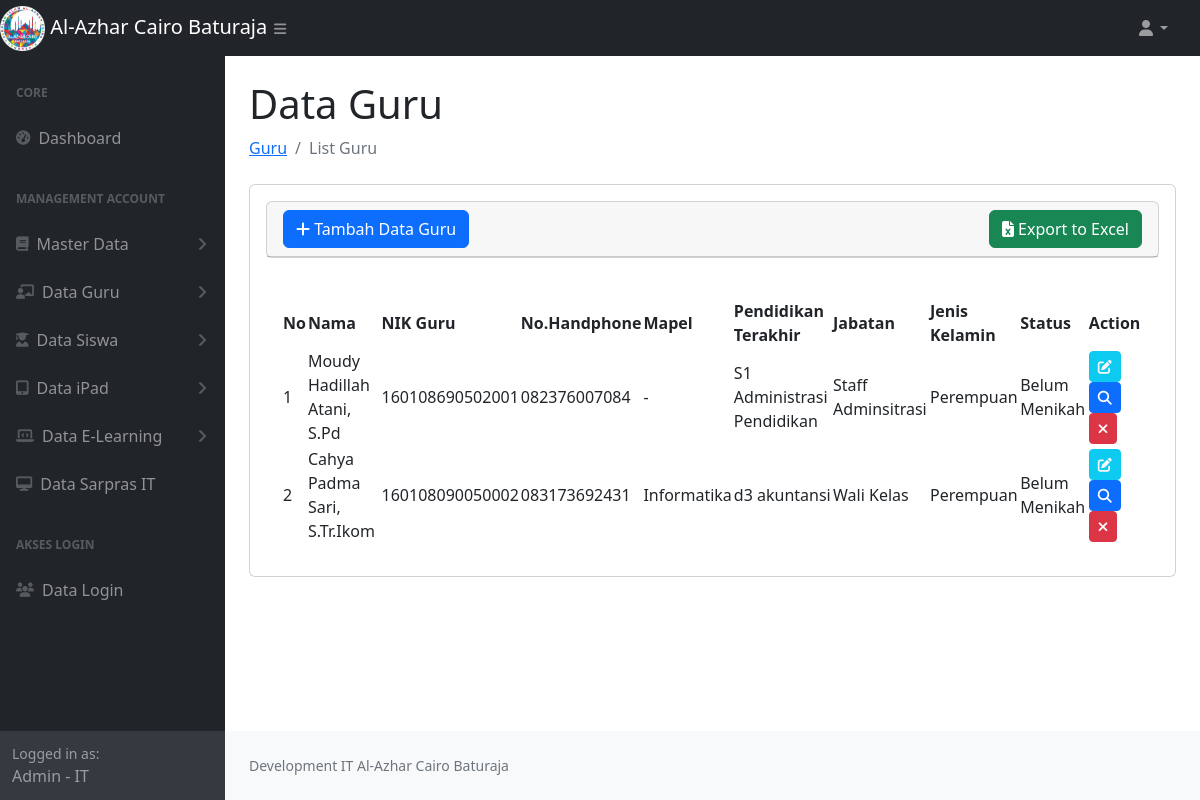
Screenshot of /data_guru.php (signed in) with the database file from the repository.
### tables this page shows
CREATE TABLE `guru` (
  `id_guru` int NOT NULL AUTO_INCREMENT,
  `nama_guru` varchar(100) NOT NULL,
  `nik_guru` varchar(50) NOT NULL,
  `mapel` varchar(50) NOT NULL,
  `pendidikan_terakhir` varchar(255) DEFAULT NULL,
  `jenis_kelamin` enum('Laki-Laki','Perempuan') DEFAULT NULL,
  `nomor_handphone` varchar(50) DEFAULT NULL,
  `jabatan` varchar(255) DEFAULT NULL,
  `status` enum('Menikah','Belum Menikah') DEFAULT NULL,
  `tempat` varchar(255) DEFAULT NULL,
  `tanggal_lahir` date DEFAULT NULL,
  `agama` varchar(255) DEFAULT NULL,
  `image` text,
  `kelas_id` bigint DEFAULT NULL,
  `tahun_ajaran` varchar(255) DEFAULT NULL,
  PRIMARY KEY (`id_guru`)
);

### data_guru.php (the view, shortened to what this page needs)
<?php
require_once 'function.php';
$role = $_SESSION['role'];
$nameRole= $_SESSION['name'];
$sql = "SELECT * FROM guru";
$stmt = $conn->prepare($sql);
$stmt->execute();
$result = $stmt->get_result();
$dataGuru = [];
while ($row = $result->fetch_assoc()) {
    $dataGuru[] = $row;
}
?>
<!DOCTYPE html>
<html lang="en">
    <head>
        <link href="https://cdn.jsdelivr.net/npm/simple-datatables@7.1.2/dist/style.min.css" rel="stylesheet" />
        <link href="css/styles.css" rel="stylesheet" />
        <link rel="stylesheet" href="https://cdnjs.cloudflare.com/ajax/libs/toastr.js/latest/toastr.css">
        <link rel="stylesheet" href="https://cdnjs.cloudflare.com/ajax/libs/font-awesome/6.7.2/css/all.min.css">
    </head>
    <body class="sb-nav-fixed">
        <nav class="sb-topnav navbar navbar-expand navbar-dark bg-dark">
            <div class="d-flex">
                <a class="navbar-brand" href="index.php">
                    <img src="assets/img/logoalazca.png" alt="Gambar" style="width:20%">
                    Al-Azhar Cairo Baturaja
                </a>
                <button class="btn btn-link btn-sm ps-5" id="sidebarToggle" href="#!"><i class="fas fa-bars"></i></button>
            </div>
            <ul class="navbar-nav ms-auto ms-md-0 me-3 me-lg-4">
                <li class="nav-item dropdown">
                    <a class="nav-link dropdown-toggle" id="navbarDropdown" href="#" role="button" data-bs-toggle="dropdown" aria-expanded="false"><i class="fas fa-user fa-fw"></i></a>
                </li>
            </ul>
        </nav>
        <div id="layoutSidenav">
            <div id="layoutSidenav_nav">
                <nav class="sb-sidenav accordion sb-sidenav-dark" id="sidenavAccordion">
                    <div class="sb-sidenav-menu">
                        <div class="nav">
                            <div class="sb-sidenav-menu-heading">Core</div>
                            <div class="nav">
                                <a class="nav-link" href="index.php">
                                    <div class="sb-nav-link-icon"><i class="fas fa-tachometer-alt"></i></div>
                                    Dashboard
                                </a>
                                <div class="sb-sidenav-menu-heading">Management Account</div>
                                <a class="nav-link collapsed" href="#" data-bs-toggle="collapse" data-bs-target="#collapseMasterData" aria-expanded="false" aria-controls="collapseMasterData">
                                    <div class="sb-nav-link-icon"><i class="fas fa-book"></i></div>
                                        Master Data
                                    <div class="sb-sidenav-collapse-arrow"><i class="fas fa-angle-down"></i></div>
                                </a>
                                <a class="nav-link collapsed" href="#" data-bs-toggle="collapse" data-bs-target="#collapseGuru" aria-expanded="false" aria-controls="collapseGuru">
                                    <div class="sb-nav-link-icon"><i class="fas fa-chalkboard-teacher"></i></div>
                                    Data Guru
                                    <div class="sb-sidenav-collapse-arrow"><i class="fas fa-angle-down"></i></div>
                                </a>
                                <a class="nav-link collapsed" href="#" data-bs-toggle="collapse" data-bs-target="#collapseSiswa" aria-expanded="false" aria-controls="collapseSiswa">
                                    <div class="sb-nav-link-icon"><i class="fas fa-user-graduate"></i></div>
                                    Data Siswa
                                    <div class="sb-sidenav-collapse-arrow"><i class="fas fa-angle-down"></i></div>
                                </a>
                                <?php if($role == 'IT'){ ?>
                                <a class="nav-link collapsed" href="#" data-bs-toggle="collapse" data-bs-target="#collapseiPad" aria-expanded="false" aria-controls="collapseiPad">
                                    <div class="sb-nav-link-icon"><i class="fas fa-tablet-alt"></i></div>
                                    Data iPad
                                    <div class="sb-sidenav-collapse-arrow"><i class="fas fa-angle-down"></i></div>
                                </a>
                                <a class="nav-link collapsed" href="#" data-bs-toggle="collapse" data-bs-target="#collapseElearning" aria-expanded="false" aria-controls="collapseElearning">
                                    <div class="sb-nav-link-icon"><i class="fas fa-laptop-code"></i></div>
                                    Data E-Learning
                                    <div class="sb-sidenav-collapse-arrow"><i class="fas fa-angle-down"></i></div>
                                </a>
                                 <a class="nav-link" href="data_sapras.php">
                                    <div class="sb-nav-link-icon">
                                        <i class="fas fa-desktop"></i>
                                    </div>
                                    Data Sarpras IT
                                </a>
                                <?php } ?>
                                <?php if($role == 'IT'){ ?>
                                <div class="sb-sidenav-menu-heading">Akses Login</div>
                                <a class="nav-link" href="data_login.php">
                                    <div class="sb-nav-link-icon"><i class="fas fa-users"></i></div>
                                    Data Login
                                </a>
                                <?php } ?>
                            </div>
                        </div>
                    </div>
                    <div class="sb-sidenav-footer">
                        <div class="small">Logged in as:</div>
                       <?= $nameRole.' - '.$role ?>
                    </div>
                </nav>
            </div>
            <div id="layoutSidenav_content">
                <main>
                    <div class="container-fluid px-4">
                        <h1 class="mt-4">Data Guru</h1>
                        <ol class="breadcrumb mb-4">
                            <li class="breadcrumb-item"><a href="data_guru.php">Guru</a></li>
                            <li class="breadcrumb-item active">List Guru</li>
                        </ol>
                        <div class="card mb-4">
                            <div class="card-body">
                        <div class="card mb-4">
                            <div class="card-header">
                                 <div class="col-lg-12 d-flex justify-content-between align-items-center">
                                        <button type="button" class="btn btn-primary" data-bs-toggle="modal" data-bs-target="#modal-create">
                                           <i class="fas fa-plus"></i> Tambah Data Guru
                                        </button>
                                        <a href="<?= 'export_guru.php' ?>" id="exportExcelBtn" class="btn btn-success">
                                           <i class="fa fa-file-excel"></i> Export to Excel
                                        </a>
                                 </div>
                            </div>
                            </div>
                            <div class="card-body">
                                <table id="datatablesSimple">
                                    <thead>
                                        <tr>
                                            <th>No</th>
                                            <th>Nama</th>
                                            <th>NIK Guru</th>
                                            <th>No.Handphone</th>
                                            <th>Mapel</th>
                                            <th>Pendidikan Terakhir</th>
                                            <th>Jabatan</th>
                                            <th>Jenis Kelamin</th>
                                            <th>Status</th>
                                            <th>Action</th>
                                        </tr>
                                    </thead>
                                    <tbody>
                                        <?php
                                            foreach ($dataGuru as $key => $data) {
                                        ?>
                                        <tr>
                                            <td><?= $key + 1; ?></td>
                                            <td><?= $data['nama_guru']; ?></td>
                                            <td><?= $data['nik_guru']; ?></td>
                                            <td><?= $data['nomor_handphone']; ?></td>
                                            <td><?= $data['mapel']; ?></td>
                                            <td><?= $data['pendidikan_terakhir']; ?></td>
                                            <td><?= $data['jabatan']; ?></td>
                                            <td><?= $data['jenis_kelamin']; ?></td>
                                            <td><?= $data['status']; ?></td>
                                            <td>
                                                <a href="javascript:void(0)" data-url="<?= 'show_guru.php' ?>" data-id="<?= $data['id_guru'] ?>" class="edit btn btn-info btn-sm text-light "> <i class="fas fa-edit"></i></a>
                                                 <a href="javascript:void(0)" data-url="<?= 'show_guru.php' ?>" data-id="<?= $data['id_guru'] ?>" class="detail btn btn-primary btn-sm"> <i class="fas fa-search"></i></a>
                                                <a href="javascript:void(0)" data-url="<?= 'delete_guru.php' ?>" data-id="<?= $data['id_guru'] ?>" class="delete btn btn-danger btn-sm"> <i class="fas fa-times"></i></a>
                                            </td>
                                        </tr>
                                        <?php
                                            }
                                        ?>
                                    </tbody>
                                </table>
                            </div>
                        </div>
                    </div>
                </main>
                <footer class="py-4 bg-light mt-auto">
                    <div class="container-fluid px-4">
                        <div class="d-flex align-items-center justify-content-between small">
                            <div class="text-muted">Development IT Al-Azhar Cairo Baturaja</div>
                        </div>
                    </div>
                </footer>
            </div>
        </div>
    </body>
</html>

### rows the page displays
guru: nama_guru "Moudy Hadillah Atani, S.Pd", nik_guru "160108690502001", nomor_handphone "082376007084", mapel "-", pendidikan_terakhir "S1 Administrasi Pendidikan", jabatan "Staff Adminsitrasi", jenis_kelamin "Perempuan", status "Belum Menikah"
guru: nama_guru "Cahya Padma Sari, S.Tr.Ikom", nik_guru "160108090050002", nomor_handphone "083173692431", mapel "Informatika", pendidikan_terakhir "d3 akuntansi", jabatan "Wali Kelas", jenis_kelamin "Perempuan", status "Belum Menikah"

### other values shown
$nameRole "Admin"
$role "IT"
